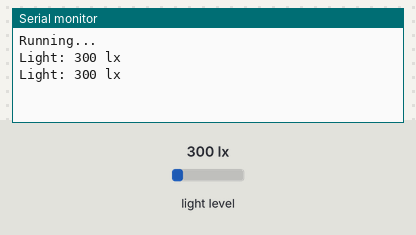
The sketch below on a simulated Arduino Uno, built with avr-gcc and run on an emulated ATmega328P. Shown: the last lines printed to the serial monitor. The test bench sets the inputs (shaded band); at power-on: light level 300 lx.

Above: at 1.8 s.
1.9 s: light level set to 40 lx
At 2.5 s:
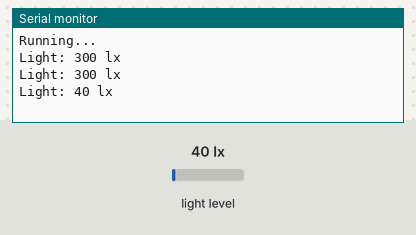
3.4 s: light level set to 500 lx
At 4.8 s:
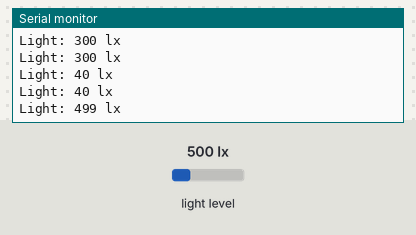
Timing chart, 0 to 6.4 s (numbered marks = the images above; inputs shaded):
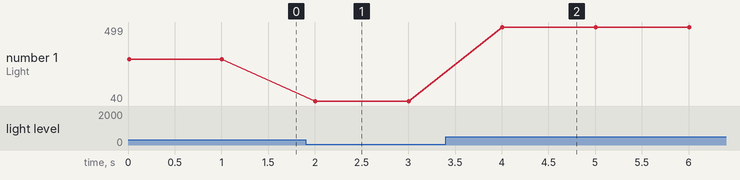

The sketch:

light_intensity_test.ino
```cpp
#include <BH1750FVI.h>

#include <Wire.h>
//#include <BH1750.h>


BH1750FVI lightMeter;


void setup(){
  Serial.begin(9600);
  lightMeter.begin();
  Serial.println("Running...");
}


void loop() {
  uint16_t lux = lightMeter.readLightLevel();
  Serial.print("Light: ");
  Serial.print(lux);
  Serial.println(" lx");
  delay(1000);
}
```

Measured:
- after the input at 1.9 s, the serial monitor: prints a new line after 0.10 s (image 1)
- after the input at 3.4 s, the serial monitor: prints a new line after 0.60 s (image 2)
- plotted number 1: 300 → 40 after the input at 1.9 s, 40 → 499 after the input at 3.4 s
